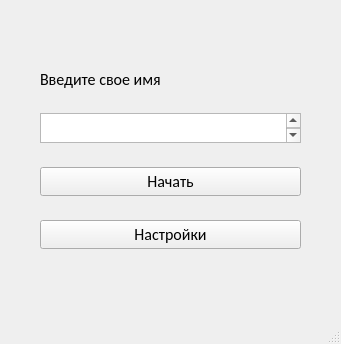
<?xml version="1.0" encoding="UTF-8"?>
<ui version="4.0">
 <class>MainWindow</class>
 <widget class="QMainWindow" name="MainWindow">
  <property name="geometry">
   <rect>
    <x>0</x>
    <y>0</y>
    <width>341</width>
    <height>344</height>
   </rect>
  </property>
  <property name="windowTitle">
   <string>MainWindow</string>
  </property>
  <widget class="QWidget" name="centralwidget">
   <layout class="QVBoxLayout" name="verticalLayout">
    <property name="spacing">
     <number>5</number>
    </property>
    <property name="leftMargin">
     <number>40</number>
    </property>
    <property name="topMargin">
     <number>50</number>
    </property>
    <property name="rightMargin">
     <number>40</number>
    </property>
    <property name="bottomMargin">
     <number>50</number>
    </property>
    <item>
     <widget class="QLabel" name="label">
      <property name="sizePolicy">
       <sizepolicy hsizetype="Preferred" vsizetype="Fixed">
        <horstretch>0</horstretch>
        <verstretch>0</verstretch>
       </sizepolicy>
      </property>
      <property name="maximumSize">
       <size>
        <width>16777215</width>
        <height>20</height>
       </size>
      </property>
      <property name="font">
       <font>
        <family>Calibri</family>
        <pointsize>12</pointsize>
       </font>
      </property>
      <property name="text">
       <string>Введите свое имя</string>
      </property>
     </widget>
    </item>
    <item>
     <widget class="QTextEdit" name="textEdit">
      <property name="sizePolicy">
       <sizepolicy hsizetype="Expanding" vsizetype="Fixed">
        <horstretch>0</horstretch>
        <verstretch>13</verstretch>
       </sizepolicy>
      </property>
      <property name="maximumSize">
       <size>
        <width>16777215</width>
        <height>30</height>
       </size>
      </property>
      <property name="font">
       <font>
        <family>Calibri</family>
        <pointsize>12</pointsize>
       </font>
      </property>
     </widget>
    </item>
    <item>
     <widget class="QPushButton" name="pushButton">
      <property name="sizePolicy">
       <sizepolicy hsizetype="Minimum" vsizetype="Fixed">
        <horstretch>0</horstretch>
        <verstretch>0</verstretch>
       </sizepolicy>
      </property>
      <property name="font">
       <font>
        <family>Calibri</family>
        <pointsize>12</pointsize>
       </font>
      </property>
      <property name="text">
       <string>Начать</string>
      </property>
     </widget>
    </item>
    <item>
     <widget class="QPushButton" name="pushButton_2">
      <property name="font">
       <font>
        <family>Calibri</family>
        <pointsize>12</pointsize>
       </font>
      </property>
      <property name="text">
       <string>Настройки</string>
      </property>
     </widget>
    </item>
   </layout>
  </widget>
  <widget class="QMenuBar" name="menubar">
   <property name="geometry">
    <rect>
     <x>0</x>
     <y>0</y>
     <width>341</width>
     <height>21</height>
    </rect>
   </property>
  </widget>
  <widget class="QStatusBar" name="statusbar"/>
 </widget>
 <resources/>
 <connections/>
</ui>
